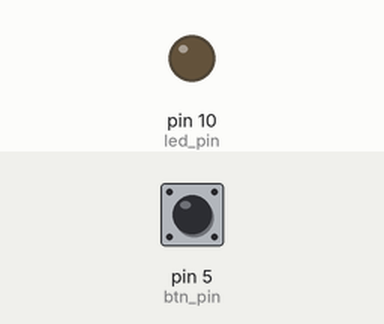
Bench run of a sketch on a simulated Arduino Uno, built with avr-gcc and run on an emulated ATmega328P. Shown: output pins drawn as LEDs (lit = HIGH). The inputs (shaded band) are chosen by the test bench; at power-on: pin 5 (btn_pin) HIGH.

Above: at 1.2 s.
1.3 s: pin 5 (btn_pin) pulsed LOW 2 times (0.12 s each, 0.3 s apart)
At 3.27 s:
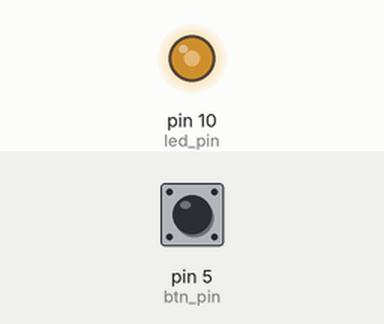
4.3 s: pin 5 (btn_pin) pulled LOW for 0.15 s
At 5.1 s:
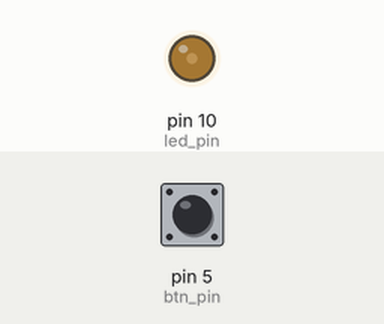
7.4 s: pin 5 (btn_pin) pulled LOW for 1 s
At 9.05 s:
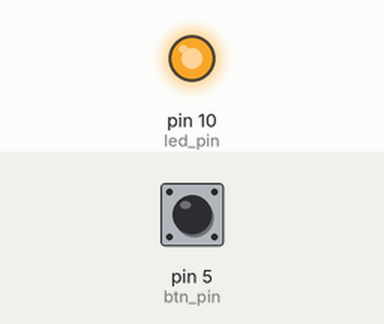
Timing chart, 0 to 12.9 s (numbered marks = the images above; inputs shaded):
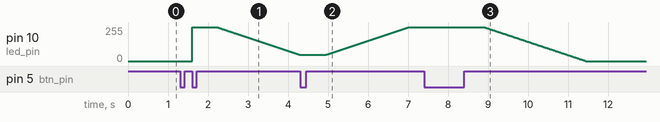

Measured:
- after the input at 7.4 s, pin 10 (led_pin): moves from 255/255 to 0/255 over 2.5 s, starting after 1.5 s

The sketch:

buttons_ex2.ino
```cpp
#define btn_pin 5
#define led_pin 10

bool led_state = false;
int current, previous;
int power = 255;
bool step = false;

void setup(){
  pinMode(led_pin, OUTPUT);
  pinMode(btn_pin, INPUT);
  Serial.begin(9600);
}

void loop(){
  current = digitalRead(btn_pin);
  if (current != previous){
    current = digitalRead(btn_pin);
    long pressed = millis();
    while (digitalRead(btn_pin)){
      if (millis() - pressed >= 500 && led_state){
        while (digitalRead(btn_pin)){
          if (step){
            power = min(power + 1, 255);
          }
          else{
            power = max(power - 1, 0);
          }
          analogWrite(led_pin, power);
          delay(10);
        }
        step = !step;
      }
      delay(10);
    }
    if (millis() - pressed < 500){
      if (current){
          led_state = !led_state;
      }
      if (led_state){
        analogWrite(led_pin, power);
      }
      else{
        analogWrite(led_pin, 0);
      }
    }
  }
  previous = current;
}
```
